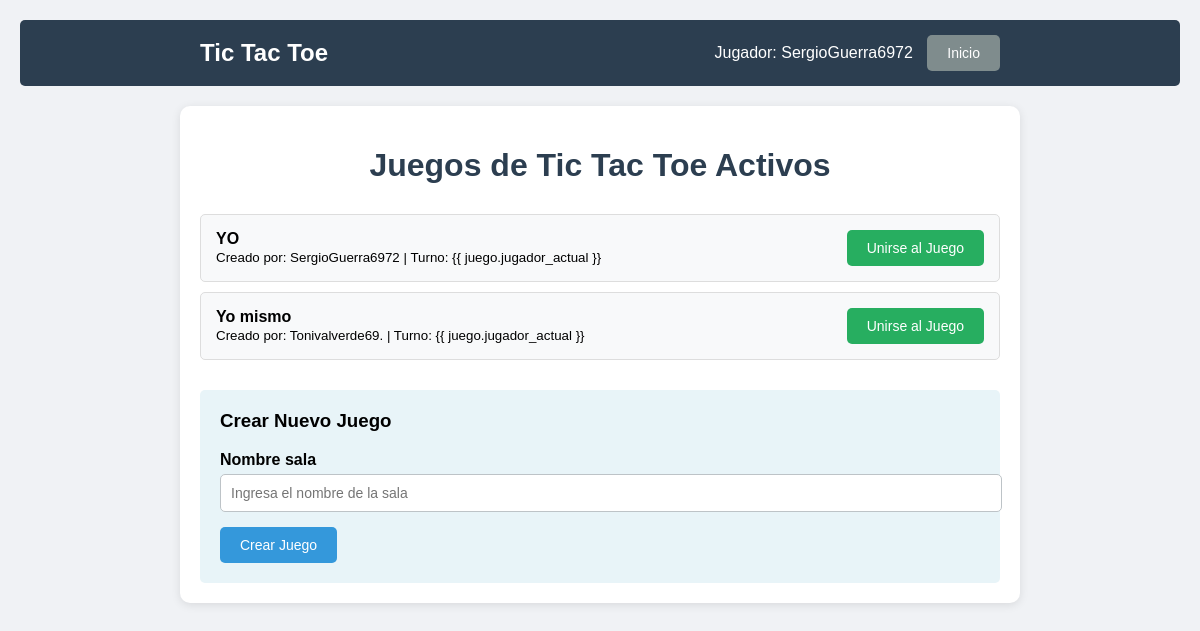
Before: /games/ (signed in) with the older database file.
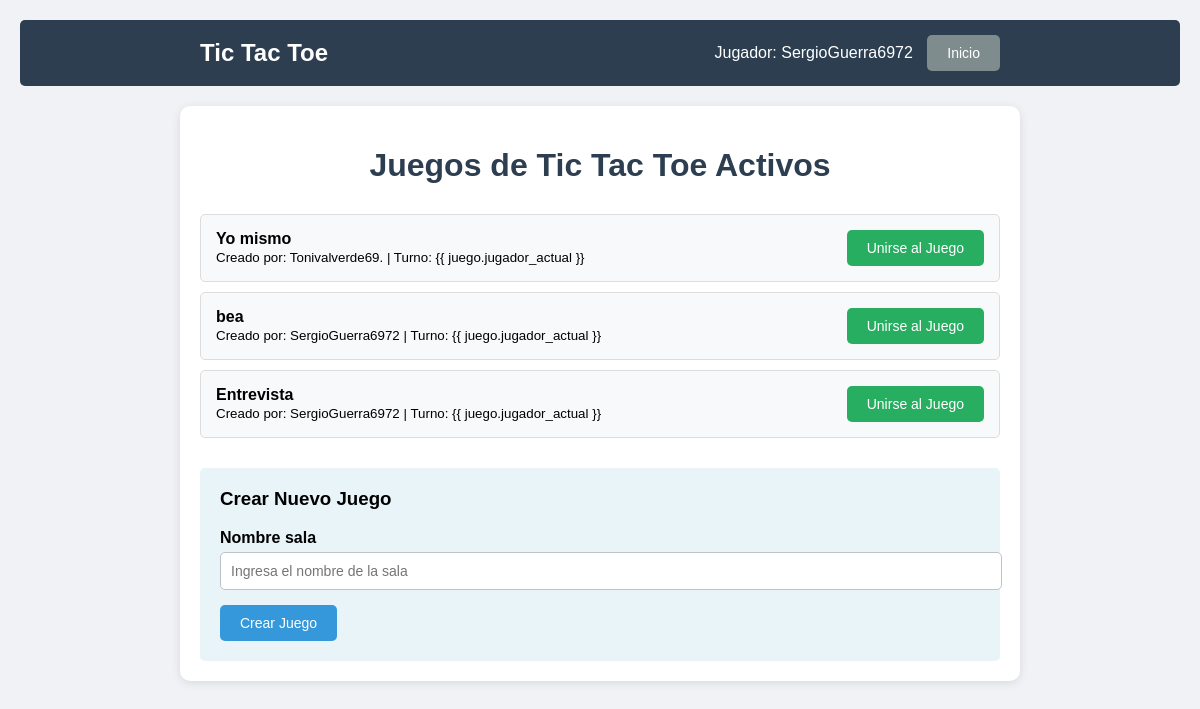
After: the same page with the newer database file.
### games/models.py (models this page shows, shortened)
class Juego(models.Model):
    ESTADOS_JUEGO = [
        ('ACTIVO', 'Activo'),
        ('X_GANO', 'X Gano'),
        ('O_GANO', 'O Gano'),
        ('EMPATE', 'Empate'),
    ]
    nombre_sala = models.CharField(max_length=100, unique=True)
    propietario = models.ForeignKey(User, on_delete=models.CASCADE, related_name='juegos_como_x')
    jugador_o = models.ForeignKey(User, on_delete=models.CASCADE, null=True, blank=True, related_name='juegos_como_o')
    tablero = models.CharField(max_length=9, default=' ' * 9)
    jugador_actual = models.CharField(max_length=1, default='X')
    estado_juego = models.CharField(max_length=10, choices=ESTADOS_JUEGO, default='ACTIVO')

### games/views.py (the view)
# urls.py: path('', views.lista_juegos, name='lista_juegos'),
@login_required
def lista_juegos(request):
    juegos_activos = Juego.objects.filter(estado_juego='ACTIVO')
    if request.method == 'POST':
        formulario = JuegoForm(request.POST)
        if formulario.is_valid():
            juego = formulario.save(commit=False)
            juego.propietario = request.user
            juego.jugador_actual = 'X'
            juego.save()
            return redirect('games:detalle_juego', nombre_sala=juego.nombre_sala)
    else:
        formulario = JuegoForm()
    return render(request, 'games/lista_juegos.html', {
        'juegos_activos': juegos_activos,
        'formulario': formulario,
        'user': request.user
    })

### games/forms.py (shortened to what this page needs)
class JuegoForm(forms.ModelForm):
    class Meta:
        model = Juego
        fields = ['nombre_sala']
        widgets = {
            'nombre_sala': forms.TextInput(attrs={
                'class': 'control-formulario',
                'placeholder': 'Ingresa el nombre de la sala'
            })
        }

### games/templates/games/lista_juegos.html (shortened to what this page needs)
<!DOCTYPE html>
<html lang="es">
  <head>
  </head>
  <body>
    <div class="navegacion">
      <div class="contenido-navegacion">
        <h2 style="margin: 0; color: white">Tic Tac Toe</h2>
        <div>
          <span>Jugador: {{ user.username }}</span>
          <a
            href="{% url 'users:home' %}"
            class="boton"
            style="background: #7f8c8d; color: white; margin-left: 10px"
            >Inicio</a
          >
        </div>
      </div>
    </div>
    <div class="contenedor">
      <h1>Juegos de Tic Tac Toe Activos</h1>
      <div class="lista-juegos">
        {% if juegos_activos %} {% for juego in juegos_activos %}
        <div class="item-juego">
          <div>
            <strong>{{ juego.nombre_sala }}</strong>
            <br />
            <small
              >Creado por: {{ juego.propietario.username }} | Turno: {{
              juego.jugador_actual }}</small
            >
          </div>
          <a
            href="{% url 'games:detalle_juego' juego.nombre_sala %}"
            class="boton boton-exito"
          >
            Unirse al Juego
          </a>
        </div>
        {% endfor %} {% else %}
        <p style="text-align: center; color: #7f8c8d">
          No hay juegos activos. ¡Crea el primero!
        </p>
        {% endif %}
      </div>
      <div class="formulario-crear">
        <h3 style="margin-top: 0">Crear Nuevo Juego</h3>
        <form method="post">
          {% for field in formulario %}
          <div class="grupo-formulario">
            <label
              for="{{ field.id_for_label }}"
              style="display: block; margin-bottom: 5px; font-weight: bold"
            >
              {{ field.label }}
            </label>
            {{ field }}
          </div>
          {% endfor %}
          <button type="submit" class="boton boton-primario">
            Crear Juego
          </button>
        </form>
      </div>
    </div>
  </body>
</html>

### games/templates/games/lista_juegos.html (style rules this page uses)
body { font-family: Arial, sans-serif; margin: 0; padding: 20px; background-color: #f0f2f5; }
.contenedor { max-width: 800px; margin: 0 auto; background: white; padding: 20px; border-radius: 10px; box-shadow: 0 2px 10px rgba(0, 0, 0, 0.1); }
h1 { color: #2c3e50; text-align: center; margin-bottom: 30px; }
.boton { padding: 10px 20px; border: none; border-radius: 5px; cursor: pointer; text-decoration: none; font-size: 14px; display: inline-block; }
.boton-primario { background: #3498db; color: white; }
.boton-exito { background: #27ae60; color: white; }
.lista-juegos { margin: 30px 0; }
.item-juego { padding: 15px; border: 1px solid #ddd; border-radius: 5px; margin-bottom: 10px; display: flex; justify-content: space-between; align-items: center; background: #f8f9fa; }
.formulario-crear { background: #e8f4f8; padding: 20px; border-radius: 5px; margin-top: 30px; }
.grupo-formulario { margin-bottom: 15px; }
.control-formulario { width: 100%; padding: 10px; border: 1px solid #bdc3c7; border-radius: 5px; font-size: 14px; }
.navegacion { background: #2c3e50; padding: 15px; color: white; margin-bottom: 20px; border-radius: 5px; }
.contenido-navegacion { max-width: 800px; margin: 0 auto; display: flex; justify-content: space-between; align-items: center; }

Changed rows visible on the page:
removed Juego: nombre_sala "YO", propietario.username "SergioGuerra6972"
added Juego: nombre_sala "bea", propietario.username "SergioGuerra6972"
added Juego: nombre_sala "Entrevista", propietario.username "SergioGuerra6972"
